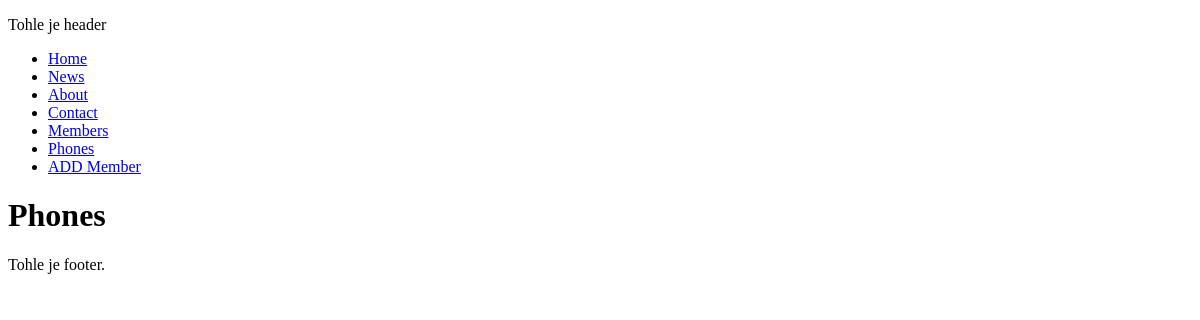
The app's page /phones, older data.
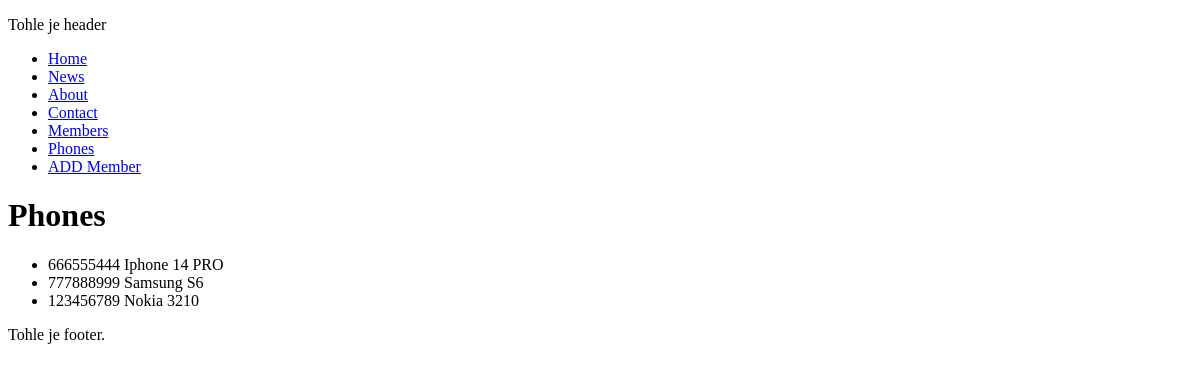
The same page, newer data.
### core/models.py (models this page shows)
class Phones(models.Model):
    phonenumber = models.CharField(max_length=255)
    phonetype = models.CharField(max_length=255)

### core/views/views.py (the view)
# urls.py: path('phones', phones, name="phones"),
def phones(request):
  phones = Phones.objects.all().values()
  template = loader.get_template('phones.html')
  context = {
    'phones': phones,
  }
  return HttpResponse(template.render(context, request))

### core/templates/phones.html (shortened to what this page needs)
{% extends "master.html" %}
{% block content %}
<h1>Phones</h1>
<ul>
  {% for x in phones %}
    <li>{{ x.phonenumber }} {{ x.phonetype }}</li>
  {% endfor %}
</ul>
{% endblock %}

Row changes from the older to the newer data that the page shows:
added Phones: phonenumber "666555444", phonetype "Iphone 14 PRO"
added Phones: phonenumber "777888999", phonetype "Samsung S6"
added Phones: phonenumber "123456789", phonetype "Nokia 3210"
